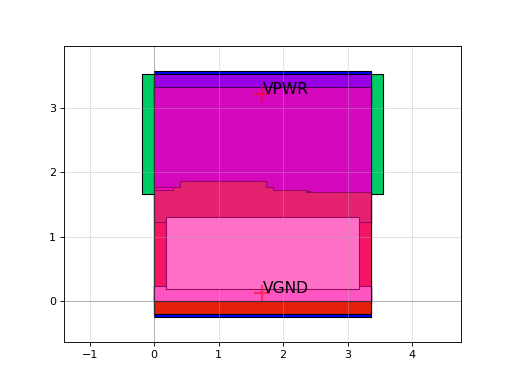

The script that drew this image:
import sky130

c = sky130.components.sky130_fd_sc_hs__or4_1()
c.plot()
